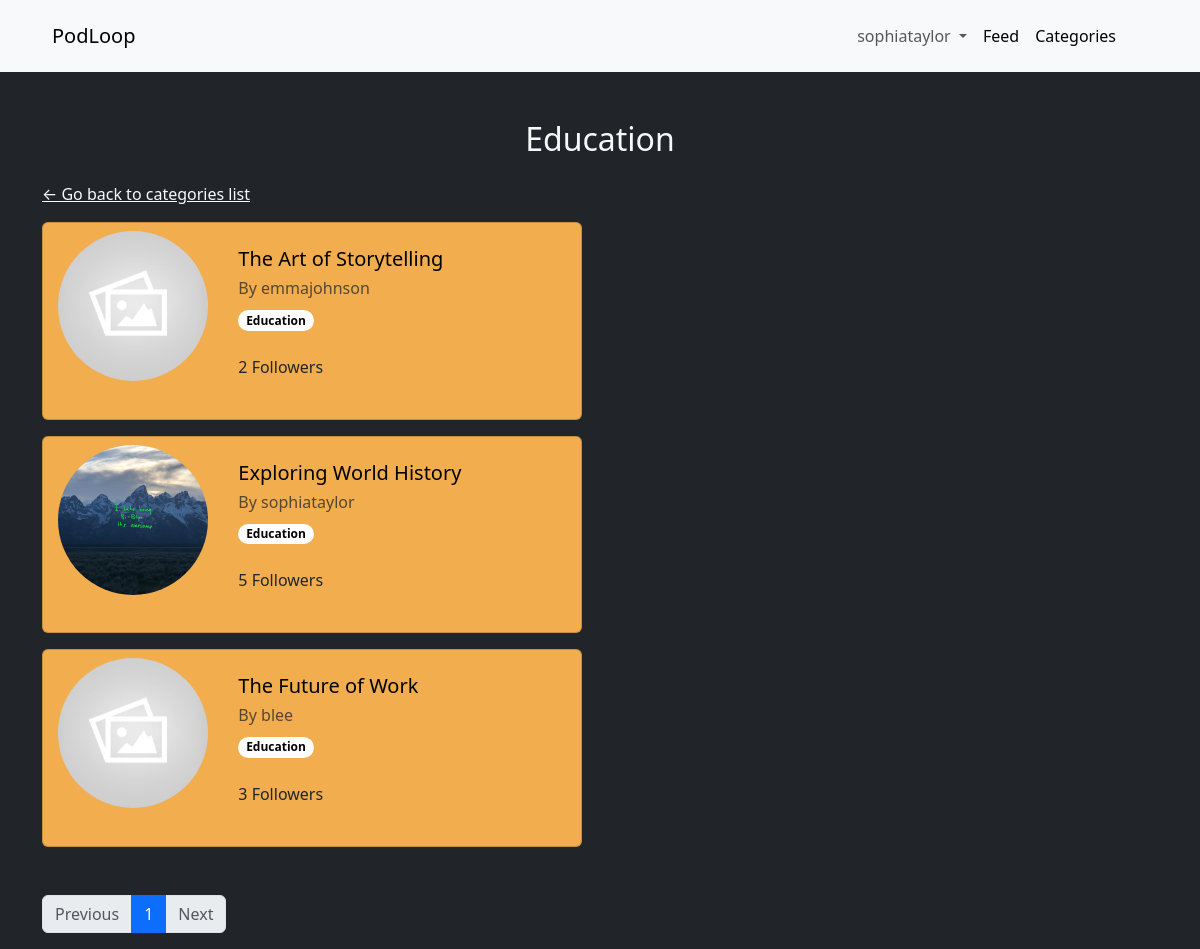
The page /categories/education (signed in) on the database its author committed.
### accounts/models.py (models this page shows, shortened)
class User(AbstractBaseUser, PermissionsMixin):
    email = models.EmailField(blank=True, default='', unique=True)
    name = models.CharField(max_length=255, blank=False)
    last_name = models.CharField(max_length=255, blank=False)
    username = models.CharField(max_length=255, blank=False, unique=True)
    is_active = models.BooleanField(default=False)
    is_superuser = models.BooleanField(default=False)
    is_staff = models.BooleanField(default=False)
    is_creator = models.BooleanField(default=False)
    is_email_verified = models.BooleanField(default=False)
    date_joined = models.DateTimeField(default=now, blank=False)
    last_login =  models.DateTimeField(blank=True, null=True)
    link_profile_picture = models.ImageField(upload_to='images')
    objects = CustomUserManager()
    USERNAME_FIELD = 'email'
    EMAIL_FIELD = 'email'
    REQUIRED_FIELDS = ['name','last_name','username']
    class Meta:
        verbose_name = 'User'
        verbose_name_plural = 'Users'

### core/models.py (models this page shows, shortened)
class Category(models.Model):
    name = models.CharField(max_length=50,unique=True,blank=False)
    description = models.CharField(max_length=100,null=True,default=None,blank=True)
    slug = models.CharField(max_length=100,unique=True,null=True)
    class Meta:
        verbose_name_plural = "Categories"

class Podcast(models.Model):
    name = models.CharField(max_length=300,blank=False, unique=True)
    owner = models.ForeignKey(User,on_delete=models.CASCADE,blank=False)
    slug = models.CharField(max_length=500,unique=True,null=True)
    followers = models.ManyToManyField(User,related_name="followed_podcasts",symmetrical=False)
    description = models.CharField(max_length=500,blank=False)
    categories = models.ManyToManyField(Category,related_name="podcasts",symmetrical=False,blank=False)
    podcast_thumbnail = models.FileField(upload_to='images/',blank=True, validators=[validate_image_file])
    class Meta:
        verbose_name_plural = "Podcasts"

### core/views.py (the view)
# urls.py: path('categories/<slug:slug>', CategoryDetailView, name='category-detail'),
def CategoryDetailView(request,slug):
    template_name = "core/category.html"
    category = get_object_or_404(Category,slug=slug)
    podcasts = Category.objects.get(slug=slug).podcasts.all()
    paginator_controller = Paginator(podcasts, 5)
    if request.GET.get("page"):
       current_page = int(request.GET.get("page"))
    else:
        current_page = 1
    podcasts_list = []
    pagination = {}
    if int(current_page) <= paginator_controller.num_pages:
        current_page_podcasts = paginator_controller.page(current_page)
        for podcast in current_page_podcasts.object_list:
            owner = User.objects.get(id=podcast.owner_id)
            categories = Podcast.objects.get(name=podcast.name).categories.all()
            followers = str(Podcast.objects.get(name=podcast.name).followers.all().count())
            podcasts_list.append({
                "description":podcast.description[:100]+"...",
                "name":podcast.name,
                "podcast_thumbnail":podcast.podcast_thumbnail,
                "owner_username":owner.username,
                "slug":podcast.slug,
                "categories":categories,
                "followers":followers
                })
        pagination["current_page"] = current_page
        pagination["page_controller"] = current_page_podcasts
    context={"podcasts": podcasts_list, "pagination":pagination, "category_name":category.name}
    return render(request, template_name, context=context)

### core/templates/core/category.html
{% extends 'core/base.html' %}
{% load static %}
{% block head %}
<link rel="stylesheet" href="{% static 'category.css' %}">
<link rel="stylesheet" href="{% static 'badge.css' %}">
{% endblock %} {% block content %}
<div class="mt-5">
  <h2 class="text-center text-light mb-4">{{category_name}}</h2>
  <a href="{% url 'core:categories' %}" class="text-light">&larr; Go back to categories list</a>
  {% for podcast in podcasts %}
  <div class="card mb-3 mt-3 pt-2 pb-2 podcast">
    <div class="row g-0">
      <div class="col-md-4 text-center">
        {% if podcast.podcast_thumbnail %}
        <img
          src="{{ MEDIA_URL }}{{podcast.podcast_thumbnail}}"
          class="img"
          alt="Podcast thumbnail"
        />
        {% else %}
        <img
          src="{{ MEDIA_URL }}images/default_podcast_thumbnail.jpg"
          class="img me-auto ms-auto"
          alt="Podcast thumbnail"
        />
        {% endif %}
      </div>
      <div class="col-md-8">
        <div class="card-body">
          <a href="/podcasts/{{podcast.slug}}" class="link-podcast"
            ><h5 class="card-title">{{podcast.name}}</h5></a
          >
            <h6 class="text-body-secondary">By {{podcast.owner_username}}</h6>
            <div class="category-list">
            {% for category in podcast.categories %}
            <a href="{% url 'core:category-detail' category.slug%}"><span class="badge rounded-pill">{{category.name}}</span></a>
            {% endfor %}
            </div>
          <p class="mt-2">{{podcast.followers}} Followers</p>
        </div>
      </div>
    </div>
  </div>
  {% endfor %}
  {% if not podcasts %}
  <h1 class="text-light text-center mb-5 mt-5">No Podcasts found</h1>
  {% else %}
  <nav aria-label="..." class="ms-auto me-auto mt-5">
    <ul class="pagination">
      {% if pagination.page_controller.has_previous %}
      <li class="page-item">
        <a class="page-link" href="?page={{pagination.current_page|add:"-1"}}">Previous</a>
      </li>
      <li class="page-item"><a class="page-link" href="?page={{pagination.current_page|add:"-1"}}">{{pagination.current_page|add:"-1"}}</a></li>
      {% else %}
      <li class="page-item disabled">
        <a class="page-link" href="?page={{pagination.current_page|add:"-1"}}">Previous</a>
      </li>
      {% endif %}
      <li class="page-item active" aria-current="page">
        <span class="page-link">{{pagination.current_page}}</span>
      </li>
      {% if pagination.page_controller.has_next %}
      <li class="page-item"><a class="page-link" href="?page={{pagination.current_page|add:"1"}}">{{pagination.current_page|add:"1"}}</a></li>
      <li class="page-item">
        <a class="page-link" href="?page={{pagination.current_page|add:"1"}}">Next</a>
      </li>
      {% else %}
      <li class="page-item disabled">
        <a class="page-link" href="?page={{pagination.current_page|add:"1"}}">Next</a>
      </li>
      {% endif %}
    </ul>
  </nav>
</div>
{% endif %} {% endblock %}

### core/templates/core/base.html (shortened to what this page needs)
<!DOCTYPE html>
<html>
  <head>
    <link rel="stylesheet" href="" />
    <link
      href="https://cdn.jsdelivr.net/npm/bootstrap@5.3.0-alpha3/dist/css/bootstrap.min.css"
      rel="stylesheet"
    />
    {% block head %} {% endblock %}
  </head>
  <body class="bg-dark">
    <row>
      <nav class="navbar navbar-expand-lg bg-body-tertiary p-3">
        <div class="container-fluid ms-4 me-5">
          <a class="navbar-brand" href="{% url 'core:home' %}">PodLoop</a>
          <div class="collapse navbar-collapse" id="navbarNavDropdown">
            <ul class="navbar-nav ms-auto">
              {% if user.is_authenticated %}
              <li class="nav-item dropdown-center">
                <a
                  class="nav-link dropdown-toggle"
                  href="#"
                  role="button"
                  data-bs-toggle="dropdown"
                  aria-expanded="false"
                >
                  {{user.username}}
                </a>
              </li>
              {% endif %}
              <li class="nav-item">
                <a class="nav-link active" aria-current="page" href="#">Feed</a>
              </li>
              <li class="nav-item">
                <a
                  class="nav-link active"
                  aria-current="page"
                  href="{% url 'core:categories'%}"
                  >Categories</a
                >
              </li>
            </ul>
          </div>
        </div>
      </nav>
    </row>
    <div class="container">{% block content %} {% endblock %}</div>
  </body>
</html>

### static/category.css (style rules this page uses)
.podcast { background-color: #f1ad4e; max-width: 540px; }
.img { height: 150px; width: 150px; object-fit: cover; border-radius: 50%; }
.link-podcast { text-decoration: none; color:black; }

### static/badge.css (style rules this page uses)
.badge { background-color: #fff; color:black; }
.category-list { overflow-x: auto; white-space: nowrap; width: 100%; height: auto; display: inline-block; }
.category-list a { display: inline-block; margin-bottom:10px; }

### rows shown on the page
User: username "sophiataylor", owner_username "sophiataylor"
Category: name "Education"
Podcast: name "The Art of Storytelling"
User: owner_username "emmajohnson"
Podcast: podcast_thumbnail (picture), name "Exploring World History"
Podcast: name "The Future of Work"
User: owner_username "blee"

### other values the page prints
{{ podcast.followers }} "2" "5" "3"
{{ pagination.current_page }} "1"
